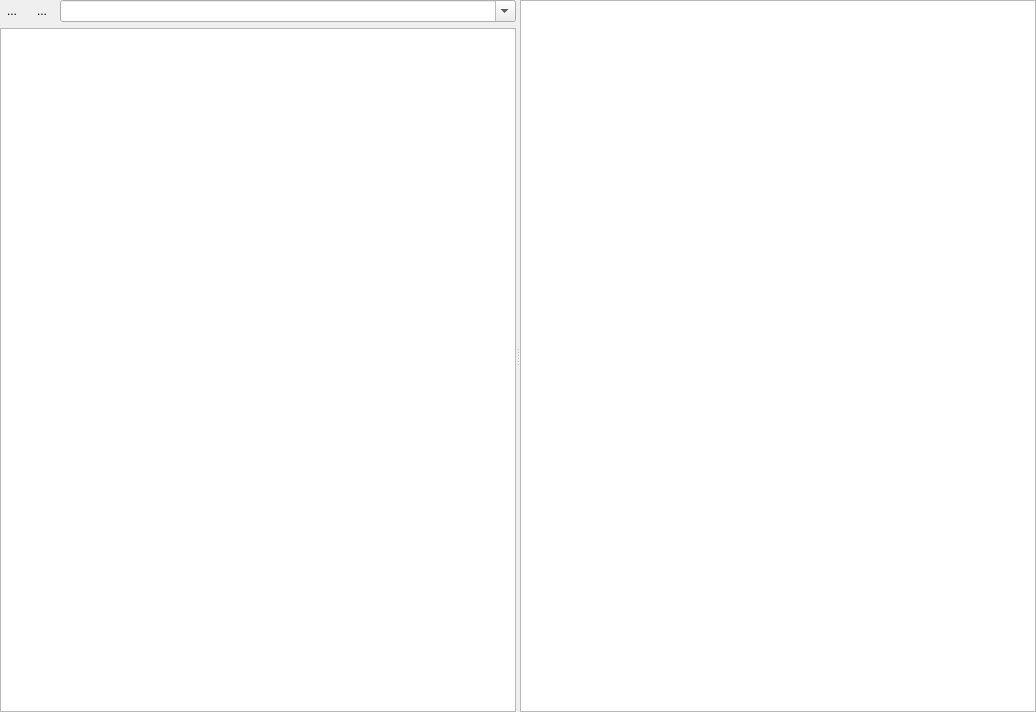
<?xml version="1.0" encoding="UTF-8"?>
<ui version="4.0">
 <class>ExtendedtableView</class>
 <widget class="QWidget" name="ExtendedtableView">
  <property name="geometry">
   <rect>
    <x>0</x>
    <y>0</y>
    <width>1036</width>
    <height>712</height>
   </rect>
  </property>
  <property name="windowTitle">
   <string>Form</string>
  </property>
  <layout class="QVBoxLayout" name="verticalLayout_2">
   <property name="spacing">
    <number>0</number>
   </property>
   <property name="leftMargin">
    <number>0</number>
   </property>
   <property name="topMargin">
    <number>0</number>
   </property>
   <property name="rightMargin">
    <number>0</number>
   </property>
   <property name="bottomMargin">
    <number>0</number>
   </property>
   <item>
    <widget class="QSplitter" name="splitter">
     <property name="orientation">
      <enum>Qt::Horizontal</enum>
     </property>
     <widget class="QWidget" name="verticalLayoutWidget">
      <layout class="QVBoxLayout" name="verticalLayout">
       <item>
        <layout class="QHBoxLayout" name="horizontalLayout">
         <item>
          <widget class="QToolButton" name="savePresetButton">
           <property name="text">
            <string>...</string>
           </property>
           <property name="icon">
            <iconset resource="../CustomWidgets_images.qrc">
             <normaloff>:/CustomWidgets/Images/_save.png</normaloff>:/CustomWidgets/Images/_save.png</iconset>
           </property>
           <property name="iconSize">
            <size>
             <width>32</width>
             <height>32</height>
            </size>
           </property>
           <property name="autoRaise">
            <bool>true</bool>
           </property>
          </widget>
         </item>
         <item>
          <widget class="QToolButton" name="removePresetButton">
           <property name="text">
            <string>...</string>
           </property>
           <property name="icon">
            <iconset resource="../CustomWidgets_images.qrc">
             <normaloff>:/CustomWidgets/Images/_remove.png</normaloff>:/CustomWidgets/Images/_remove.png</iconset>
           </property>
           <property name="iconSize">
            <size>
             <width>32</width>
             <height>32</height>
            </size>
           </property>
           <property name="autoRaise">
            <bool>true</bool>
           </property>
          </widget>
         </item>
         <item>
          <widget class="QComboBox" name="comboBox">
           <property name="editable">
            <bool>true</bool>
           </property>
          </widget>
         </item>
        </layout>
       </item>
       <item>
        <widget class="QListWidget" name="listWidget"/>
       </item>
      </layout>
     </widget>
     <widget class="MyTableView" name="myTableView"/>
    </widget>
   </item>
  </layout>
 </widget>
 <customwidgets>
  <customwidget>
   <class>MyTableView</class>
   <extends>QTableView</extends>
   <header>MyTableView/mytableview.h</header>
  </customwidget>
 </customwidgets>
 <resources>
  <include location="../CustomWidgets_images.qrc"/>
 </resources>
 <connections/>
</ui>
